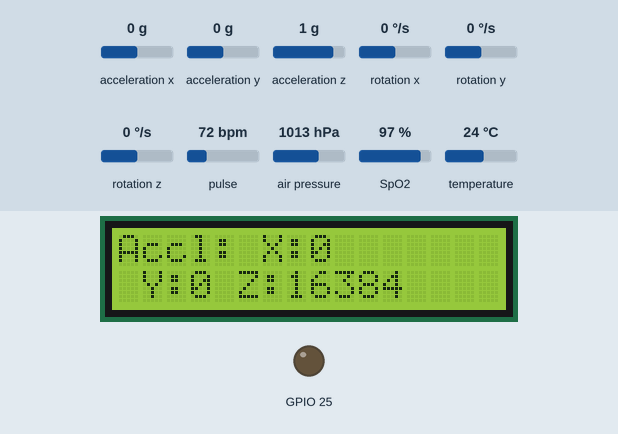
This program was run on a simulated ESP32. Parts: 16×2 character LCD, output pins drawn as LEDs (lit = HIGH). Inputs (shaded band) come from the test bench; at power-on: pulse 72 bpm, acceleration x 0 g, acceleration y 0 g, acceleration z 1 g, rotation x 0 °/s, rotation y 0 °/s, rotation z 0 °/s, air pressure 1013 hPa, SpO2 97 %, temperature 24 °C. WiFi joins after 1.5 s; servers stay silent unless stated; storage starts empty; no MQTT or app messages arrive unless stated; what the program prints to the serial monitor is not drawn.

Above: at 2.7 s.
2.8 s: pulse set to 118 bpm
At 7.2 s:
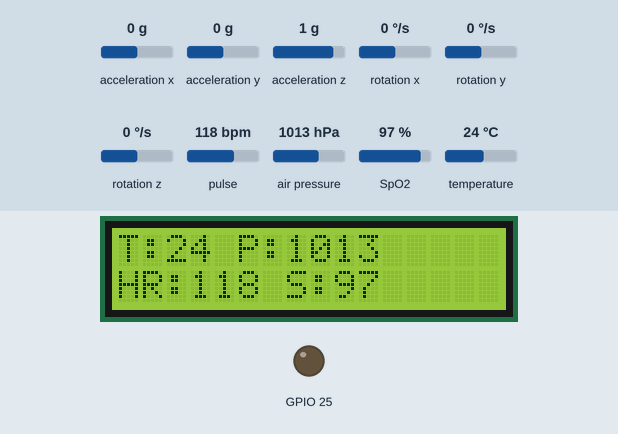
9.3 s: pulse set to 122 bpm
At 11.3 s:
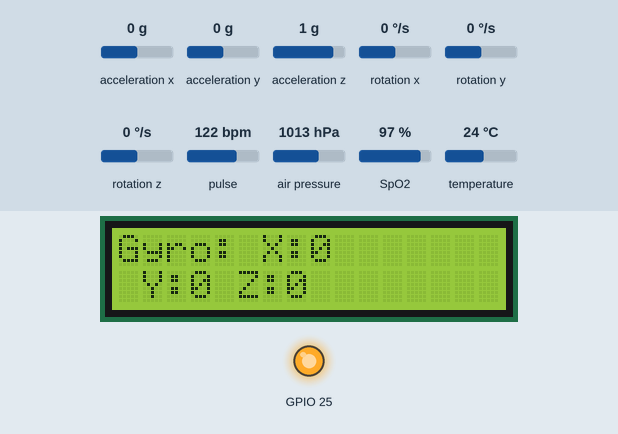
15.5 s: acceleration x set to -1.4 g
At 20.7 s:
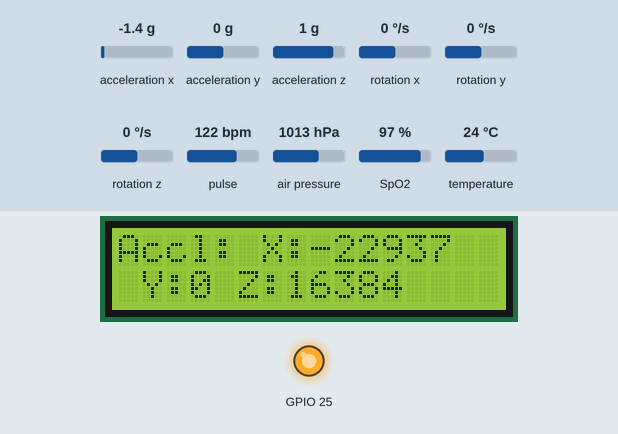
21.5 s: acceleration y set to -1.4 g
At 26.9 s:
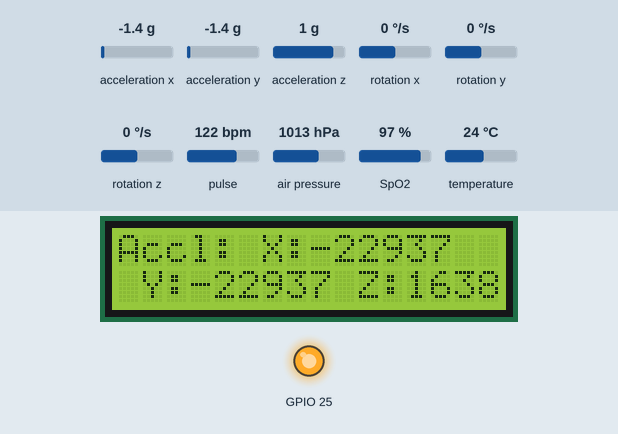
27.5 s: acceleration z set to -1.4 g
At 32.7 s:
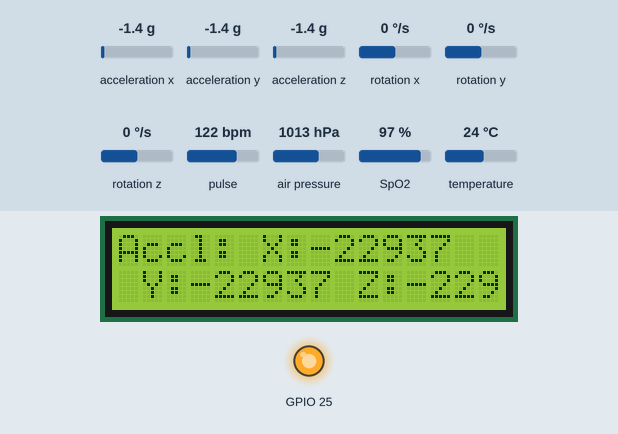
33.5 s: rotation x set to -192 °/s
At 35.4 s:
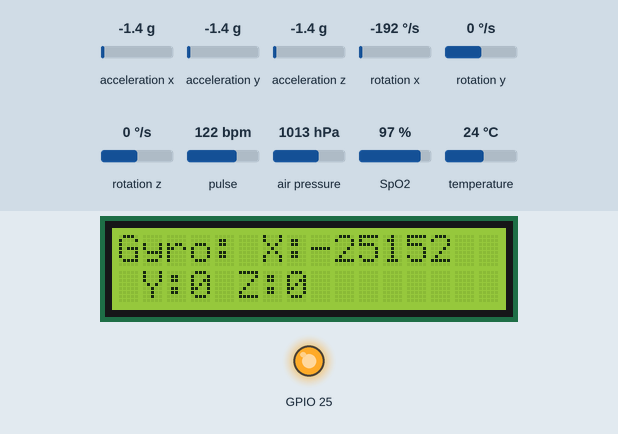
Timing chart, 0 to 36.9 s (numbered marks = the images above; inputs shaded):
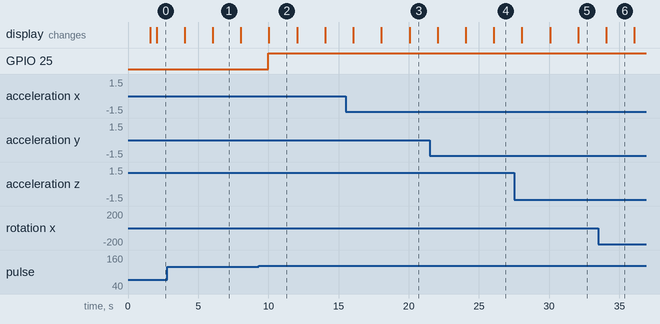

Measured:
- the behaviour switches between 120 and 121 bpm on pulse (found by bisection; images 1 and 2)
- after the input at 9.3 s, GPIO 25: LOW → HIGH after 0.71 s
- what the display in image 1 shows lasts 2.0 s, from 6.0 s to 8.0 s

The program:

main.cpp
```cpp
#include <Arduino.h>
#include <Wire.h>

#include <ArduinoJson.h>

// -------- Services --------
#include "wifi_config.h"
#include "mqtt_service.h"
#include "sd_logger.h"
#include "lcd_service.h"
#include "fault_manager.h"


// -------- Sensors --------
#include "bmp280_sensor.h"
#include "max30100_sensor.h"
#include "mpu6050_sensor.h"

// -------- Timing --------
unsigned long lastPublish = 0;
const unsigned long publishInterval = 2000;

unsigned long pageTimer = 0;
const unsigned long pageInterval = 2000;

// ---------------- Variables ----------------
uint8_t lcdPage = 0;
int temperature = 0, pressure = 0;
int heartRate = 0, spo2 = 0;
int16_t ax, ay, az, gx, gy, gz;

void setup() {

    Serial.begin(9600);
    Wire.begin(21, 22);   // ESP32 I2C

    Serial.println("\nSystem Booting...");

    // -------- Initialize Services --------
    connectWiFi();
    initMQTT();
    initSD();
    initLCD();
    initBuzzer(25);

    // -------- Initialize Sensors --------
    if (!initBMP()) while (1);
    if (!initMAX30100()) while (1);
    if (!initMPU()) while (1);

    Serial.println("System Ready");
}

void loop() {

    // -------- Maintain Connections --------
    connectWiFi();
    if (!client.connected()) {
        reconnectMQTT();
    }
    client.loop();

    // -------- Update MAX30100 Continuously --------
    updateMAX();

    unsigned long currentMillis = millis();

    // =================================================
    //              SENSOR READ & PROCESS
    // =================================================
    if (currentMillis - lastPublish >= publishInterval) {

        lastPublish = currentMillis;

        // -------- Read Sensors --------
     temperature = readTemperature();
     pressure    = readPressure();
     heartRate   = getHeartRate();
     spo2        = getSpO2();


        readMPU(ax, ay, az, gx, gy, gz);

        // -------- Fault Detection --------
        bool fault = checkFault(heartRate, pressure);

        // -------- Serial Debug Output --------
        Serial.print("T:"); Serial.print(temperature);
        Serial.print(" P:"); Serial.print(pressure);
        Serial.print(" HR:"); Serial.print(heartRate);
        Serial.print(" S:"); Serial.print(spo2);
        Serial.print(" AX:"); Serial.print(ax);
        Serial.print(" AY:"); Serial.print(ay);
        Serial.print(" AZ:"); Serial.print(az);
        Serial.print(" GX:"); Serial.print(gx);
        Serial.print(" GY:"); Serial.print(gy);
        Serial.print(" GZ:"); Serial.print(gz);
        Serial.print(" Fault:");
        Serial.println(fault ? 1 : 0);

        // -------- MQTT JSON Publish --------
        JsonDocument doc;

        doc["temperature"] = temperature;
        doc["pressure"] = pressure;
        doc["heartRate"] = heartRate;
        doc["spo2"] = spo2;
        doc["ax"] = ax; doc["ay"] = ay; doc["az"] = az;
        doc["gx"] = gx; doc["gy"] = gy; doc["gz"] = gz;
        doc["fault"] = fault;

        char buffer[512];
        serializeJson(doc, buffer);

        publishData("esp32/sensor/all", buffer);

        // -------- SD Logging --------
        logToSD(millis(), temperature, pressure, heartRate, spo2,
                ax, ay, az, gx, gy, gz, fault);
    }

    // =================================================
    //                 LCD PAGE SWITCH
    // =================================================
    if (currentMillis - pageTimer >= pageInterval) {

        pageTimer = currentMillis;

        lcdPage++;
        if (lcdPage > 2) lcdPage = 0;

        updateLCDPage(lcdPage,
              temperature,
              pressure,
              heartRate,
              spo2,
              ax, ay, az,
              gx, gy, gz);
    }
}
```

bmp280_sensor.h
```cpp
#ifndef BMP280_SENSOR_H
#define BMP280_SENSOR_H

#include <Adafruit_BMP280.h>

extern Adafruit_BMP280 bmp;

bool initBMP();
int readTemperature();
int readPressure();

#endif
```

fault_manager.h
```cpp
#include <Arduino.h>
#ifndef FAULT_MANAGER_H
#define FAULT_MANAGER_H

void initBuzzer(uint8_t pin);
bool checkFault(int heartRate, int pressure);
void setBuzzer(bool state);

#endif
```

max30100_sensor.h
```cpp
#ifndef MAX30100_SENSOR_H
#define MAX30100_SENSOR_H

#include <MAX30100_PulseOximeter.h>

extern PulseOximeter pox;

bool initMAX30100();
void updateMAX();
int getHeartRate();
int getSpO2();

#endif
```

mpu6050_sensor.h
```cpp
#ifndef MPU6050_SENSOR_H
#define MPU6050_SENSOR_H

#include <MPU6050.h>

extern MPU6050 mpu;

bool initMPU();
void readMPU(int16_t &ax, int16_t &ay, int16_t &az,
             int16_t &gx, int16_t &gy, int16_t &gz);

#endif
```

mqtt_service.h
```cpp
#ifndef MQTT_SERVICE_H
#define MQTT_SERVICE_H

#include <WiFiClientSecure.h>
#include <PubSubClient.h>

extern PubSubClient client;

void initMQTT();
void reconnectMQTT();
void publishData(const char* topic, const char* payload);

#endif
```

sd_logger.h
```cpp
#ifndef SD_LOGGER_H
#define SD_LOGGER_H

#include <SD.h>

void initSD();
void logToSD(unsigned long time, int temperature, int pressure, int HR, int spo2,
             int16_t ax, int16_t ay, int16_t az, int16_t gx, int16_t gy, int16_t gz, bool fault);

#endif
```

bmp280_sensor.cpp
```cpp
#include "bmp280_sensor.h"
#include <Arduino.h>

Adafruit_BMP280 bmp;

bool initBMP() {
    if (!bmp.begin(0x76)) {
        Serial.println("BMP Error");
        return false;
    }
    return true;
}

int readTemperature() { return (int) bmp.readTemperature(); }
int readPressure() { return (int) (bmp.readPressure() / 100.0F); }
```

fault_manager.cpp
```cpp
#include "fault_manager.h"
#include <Arduino.h>

static uint8_t buzzerPin;

#define HR_THRESHOLD 120
#define PRESSURE_THRESHOLD 1020

void initBuzzer(uint8_t pin) {
    buzzerPin = pin;
    pinMode(buzzerPin, OUTPUT);
    digitalWrite(buzzerPin, LOW);
}

void setBuzzer(bool state) {
    digitalWrite(buzzerPin, state ? HIGH : LOW);
}

bool checkFault(int heartRate, int pressure) {
    if (heartRate > HR_THRESHOLD || pressure > PRESSURE_THRESHOLD) {
        setBuzzer(true);
        return true;
    }
    setBuzzer(false);
    return false;
}
```

max30100_sensor.cpp
```cpp
#include "max30100_sensor.h"
#include <Arduino.h>

PulseOximeter pox;

bool initMAX30100() {
    if (!pox.begin()) {
        Serial.println("MAX30100 Error");
        return false;
    }
    pox.setIRLedCurrent(MAX30100_LED_CURR_7_6MA);
    return true;
}

void updateMAX() {
    pox.update();
}

int getHeartRate() {
    return (int)pox.getHeartRate();
}

int getSpO2() {
    return (int)pox.getSpO2();
}
```

mpu6050_sensor.cpp
```cpp
#include "mpu6050_sensor.h"
#include <Arduino.h>

MPU6050 mpu;

bool initMPU() {
    mpu.initialize();
    if (!mpu.testConnection()) {
        Serial.println("MPU6050 Error");
        return false;
    }
    return true;
}

void readMPU(int16_t &ax, int16_t &ay, int16_t &az,
             int16_t &gx, int16_t &gy, int16_t &gz) {
    mpu.getMotion6(&ax, &ay, &az, &gx, &gy, &gz);
}
```

mqtt_service.cpp
```cpp
#include "mqtt_service.h"
#include <Arduino.h>

const char* mqtt_server = "322ca06e4c25499ca552090b47f74baa.s1.eu.hivemq.cloud";
const int mqtt_port = 8883;
const char* mqtt_user = "esp32user";
const char* mqtt_password = "p12345678P";

WiFiClientSecure espClient;
PubSubClient client(espClient);

void initMQTT() {
    espClient.setInsecure();
    client.setServer(mqtt_server, mqtt_port);
}

void reconnectMQTT() {
    while (!client.connected()) {
        Serial.print("Connecting MQTT...");
        if (client.connect("ESP32Client", mqtt_user, mqtt_password)) {
            Serial.println("Connected!");
        } else {
            Serial.print("Failed rc=");
            Serial.println(client.state());
            delay(3000);
        }
    }
}

void publishData(const char* topic, const char* payload) {
    client.publish(topic, payload);
}
```

sd_logger.cpp
```cpp
#include "sd_logger.h"
#include <SPI.h>
#include <Arduino.h>

#define SD_CS 5

void initSD() {
    SPI.begin(18, 19, 23, SD_CS);
    if (!SD.begin(SD_CS, SPI, 1000000)) {
        Serial.println("SD Init Failed!");
        return;
    }
    Serial.println("SD Ready");

    File file = SD.open("/log.csv", FILE_APPEND);
    if (file && file.size() == 0) {
        file.println("Time(ms),Temp,Pressure,HR,SpO2,AX,AY,AZ,GX,GY,GZ,Fault");
        file.close();
    }
}

void logToSD(unsigned long time, int temperature, int pressure, int HR, int spo2,
             int16_t ax, int16_t ay, int16_t az, int16_t gx, int16_t gy, int16_t gz, bool fault) {
    File file = SD.open("/log.csv", FILE_APPEND);
    if (file) {
        file.print(time); file.print(",");
        file.print(temperature); file.print(",");
        file.print(pressure); file.print(",");
        file.print(HR); file.print(",");
        file.print(spo2); file.print(",");
        file.print(ax); file.print(",");
        file.print(ay); file.print(",");
        file.print(az); file.print(",");
        file.print(gx); file.print(",");
        file.print(gy); file.print(",");
        file.print(gz); file.print(",");
        file.println(fault ? 1 : 0);
        file.close();
    } else {
        Serial.println("SD Write Error");
    }
}
```

wifi_config.h
```cpp
#ifndef WIFI_CONFIG_H
#define WIFI_CONFIG_H

#include <WiFi.h>

void connectWiFi();

#endif
```

wifi_config.cpp
```cpp
#include "wifi_config.h"
#include <Arduino.h>

const char* ssid = "Prasantih";
const char* password = "Swaminarayan@1981";

void connectWiFi() {
    if (WiFi.status() == WL_CONNECTED) return;
    WiFi.begin(ssid, password);
    Serial.print("Connecting WiFi");
    while (WiFi.status() != WL_CONNECTED) {
        delay(500);
        Serial.print(".");
    }
    Serial.println("\nWiFi Connected");
}
```

lcd_service.h
```cpp
#ifndef LCD_SERVICE_H
#define LCD_SERVICE_H

#include <LiquidCrystal_I2C.h>

extern LiquidCrystal_I2C lcd;

void initLCD();
void updateLCDPage(uint8_t page,
                   int temperature, int pressure,
                   int heartRate, int spo2,
                   int16_t ax, int16_t ay, int16_t az,
                   int16_t gx, int16_t gy, int16_t gz);

#endif
```

lcd_service.cpp
```cpp
#include "lcd_service.h"

LiquidCrystal_I2C lcd(0x27, 16, 2);

void initLCD() {
    lcd.begin();
    lcd.backlight();
}

void updateLCDPage(uint8_t page,
                   int temperature, int pressure,
                   int heartRate, int spo2,
                   int16_t ax, int16_t ay, int16_t az,
                   int16_t gx, int16_t gy, int16_t gz) {

    lcd.clear();

    if (page == 0) {
        lcd.setCursor(0,0);
        lcd.print("T:"); lcd.print(temperature);
        lcd.print(" P:"); lcd.print(pressure);

        lcd.setCursor(0,1);
        lcd.print("HR:"); lcd.print(heartRate);
        lcd.print(" S:"); lcd.print(spo2);
    }
    else if (page == 1) {
        lcd.setCursor(0,0);
        lcd.print("Accl: X:"); lcd.print(ax);
        lcd.setCursor(0,1);
        lcd.print(" Y:"); lcd.print(ay);
        lcd.print(" Z:"); lcd.print(az);
    }
    else if (page == 2) {
        lcd.setCursor(0,0);
        lcd.print("Gyro: X:"); lcd.print(gx);
        lcd.setCursor(0,1);
        lcd.print(" Y:"); lcd.print(gy);
        lcd.print(" Z:"); lcd.print(gz);
    }
}
```
